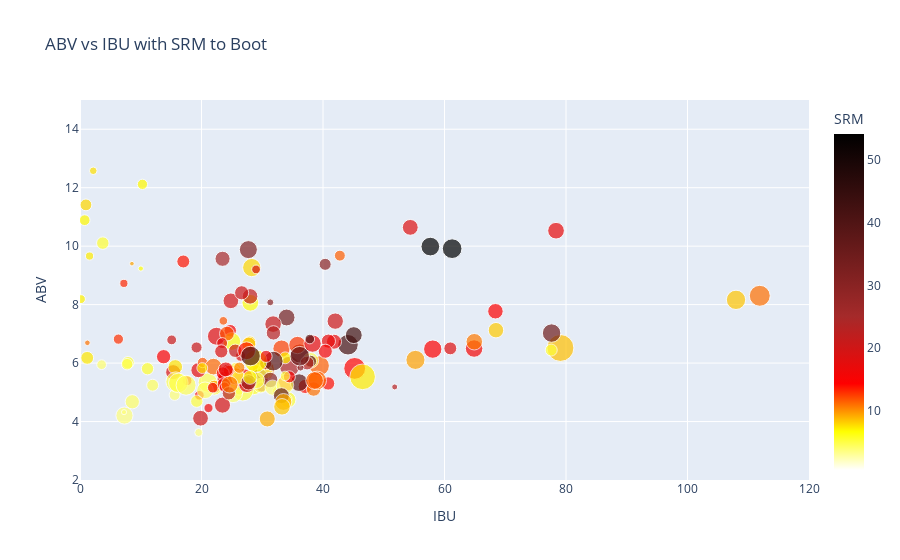

Notebook code for this chart:
### Code cell
size = 2*np.log2(summary[("ibu", "count")].values)
color = summary[("srm", "mean")].values
data = [
    {
        "y": summary[("abv","mean")],
        
        "x": summary[("ibu","mean")],
        "mode": "markers",
        "marker": {
            "color": color,
            #"opacity": 0.5,
            "colorscale": cscale,
            "colorbar": {"title": "SRM"},
            "size": size,
            "showscale": True
        },
        "text" : summary.index.values,
    }
]
# "color_continuous_scale": ["red", "green", "blue"],
layout = {
    "xaxis": {"title": "IBU", "range": [0, 120]},
    "yaxis": {"title": "ABV", "range": [2, 15]},
    "title": "ABV vs IBU with SRM to Boot",
}
fig = go.Figure(data=data, layout=layout)
iplot(fig)

### Figure 1 — Plotly figure (JSON) as saved in the notebook; plotly's stock layout.template omitted (floating-point values rounded to 4 significant figures; data arrays with more than 128 entries replaced by an {"elided": "..."} marker saying what was removed)
{"data": [{"marker": {"color": {"elided": "178 float values"}, "colorbar": {"title": {"text": "SRM"}}, "colorscale": [[0, "white"], [0.1143, "yellow"], [0.2571, "red"], [0.4571, "brown"], [1, "black"]], "showscale": true, "size": {"elided": "178 float values"}}, "mode": "markers", "text": {"elided": "178 str values"}, "type": "scatter", "x": {"elided": "178 float values"}, "y": {"elided": "178 float values"}}], "layout": {"title": {"text": "ABV vs IBU with SRM to Boot"}, "xaxis": {"range": [0, 120], "title": {"text": "IBU"}}, "yaxis": {"range": [2, 15], "title": {"text": "ABV"}}}}
